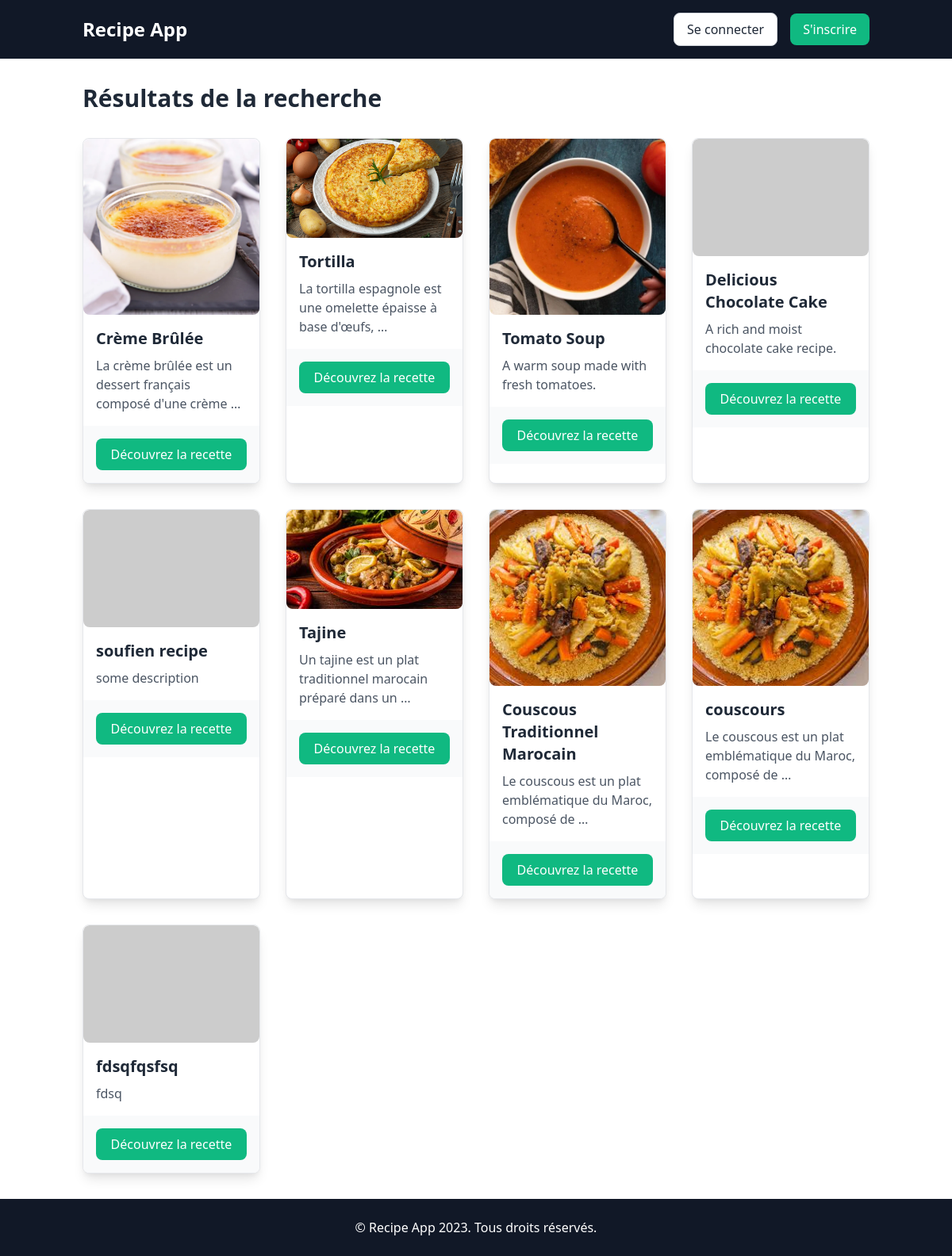
/recipes/chercher_recette/, run on an earlier commit of the app's database.
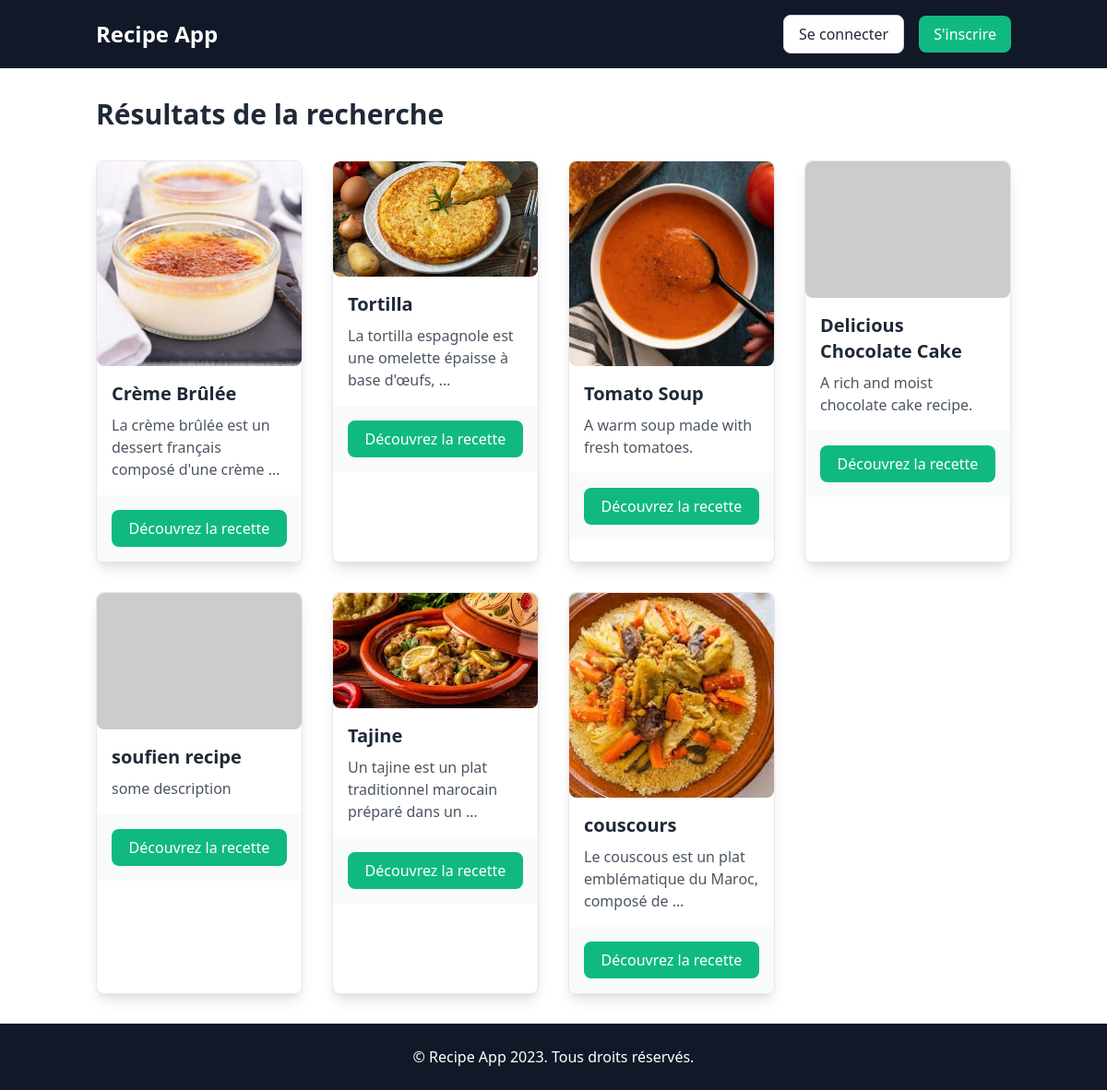
And on a later commit of the database.
### recipes/models.py (models this page shows, shortened)
class Recipe(models.Model):
    title = models.CharField(max_length=200)
    description = models.TextField()
    user = models.ForeignKey(User, on_delete=models.SET_NULL, null=True, blank=True)
    image = models.ImageField(upload_to='recipes_photos/',default="https://dummyimage.com/450x300/dee2e6/6c757d.jpg")

### recipes/views.py (the view)
# urls.py: path('chercher_recette/', recipes.views.chercher_recette, name='chercher_recette'),
def chercher_recette(request):
    q = request.GET.get('query', '')  # Obtenir le mot-clé de recherche depuis l'URL
    recherches = Recipe.objects.filter(title__icontains=q)  # Rechercher dans le champ "title"
    return render(request, "recipes/search_result.html", {'recherches': recherches})

### recipes/templates/recipes/search_result.html (shortened to what this page needs)
<!DOCTYPE html>
<html lang="fr">
<head>
    <link href="https://cdn.jsdelivr.net/npm/tailwindcss@2.0.0/dist/tailwind.min.css" rel="stylesheet">
</head>
<body class="min-h-screen flex flex-col">
    <nav class="bg-gray-900">
        <div class="container mx-auto px-4 py-4 flex justify-between items-center">
            <div class="flex items-center space-x-4">
                <a href="{% url 'recipes' %}" class="text-2xl font-bold text-white">Recipe App</a>
            </div>
            <div class="flex items-center space-x-4">
                {% if user.is_authenticated %}
                <p class="text-white">Bonjour, <span class="font-bold">{{ user.username }}</span></p>
                    <a href="{% url 'profile' %}" class="bg-green-500 text-white hover:bg-green-600 px-4 py-2 rounded-lg">Profile</a>
                {% else %}
                    <a href="{% url 'login' %}" class="bg-white text-gray-800 hover:bg-gray-100 px-4 py-2 rounded-lg border border-gray-300">Se connecter</a>
                    <a href="{% url 'signup' %}" class="bg-green-500 text-white hover:bg-green-600 px-4 py-2 rounded-lg">S'inscrire</a>
                {% endif %}
            </div>
        </div>
    </nav>
    <section class="py-8 flex-grow">
        <div class="container mx-auto px-4">
            <h1 class="text-3xl font-semibold text-gray-800 mb-8">Résultats de la recherche</h1>
            {% if recherches %}
                <div class="grid grid-cols-1 md:grid-cols-2 lg:grid-cols-4 gap-8">
                    {% for recette in recherches %}
                    <div class="bg-white border border-gray-200 rounded-lg shadow-lg overflow-hidden hover:scale-105 transform transition">
                        <img src="../../../recipes_photos/{{recette.image }}"
                                    class="w-full h-[200px] object-cover rounded-lg"
                                    onerror="this.onerror=null; this.src='https://dummyimage.com/450x300/dee2e6/6c757d.jpg';"><div class="p-4">
                            <h2 class="text-xl font-semibold text-gray-800">{{ recette.title }}</h2>
                            <p class="text-gray-600 mt-2">{{ recette.description|truncatewords:10 }}</p>
                        </div>
                        <div class="p-4 bg-gray-50">
                            <a href="{% url 'recette_info' recette.id%}" class="bg-green-500 text-white hover:bg-green-600 px-4 py-2 block text-center rounded-lg">Découvrez la recette</a>
                        </div>
                    </div>
                    {% endfor %}
                </div>
            {% else %}
                <p class="text-gray-600">Aucune recette trouvée pour votre recherche.</p>
            {% endif %}
        </div>
    </section>
    <footer class="bg-gray-900 py-6">
        <div class="container mx-auto text-center text-white">
            <p>&copy; Recipe App 2023. Tous droits réservés.</p>
        </div>
    </footer>
</body>
</html>

What changed in the data, as far as the page shows it:
removed Recipe: image (picture), title "Couscous Traditionnel Marocain", description "Le couscous est un plat emblématique du Maroc, composé de …"
removed Recipe: title "fdsqfqsfsq", description "fdsq"
